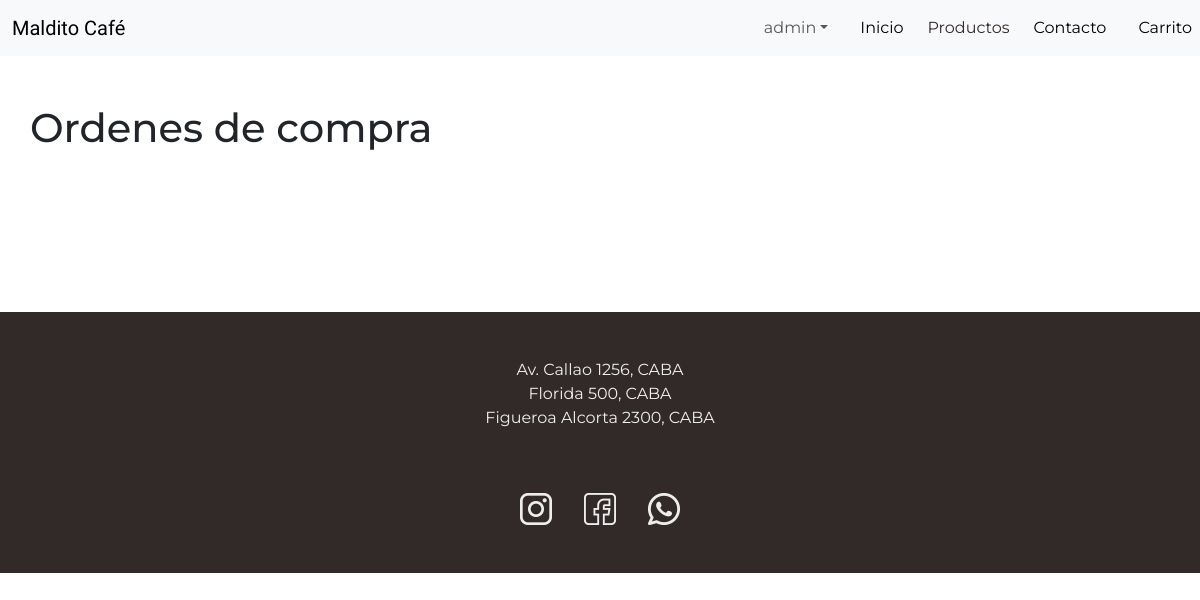
The app's page /index.php?sec=ordenes&userID=15 (signed in), older data.
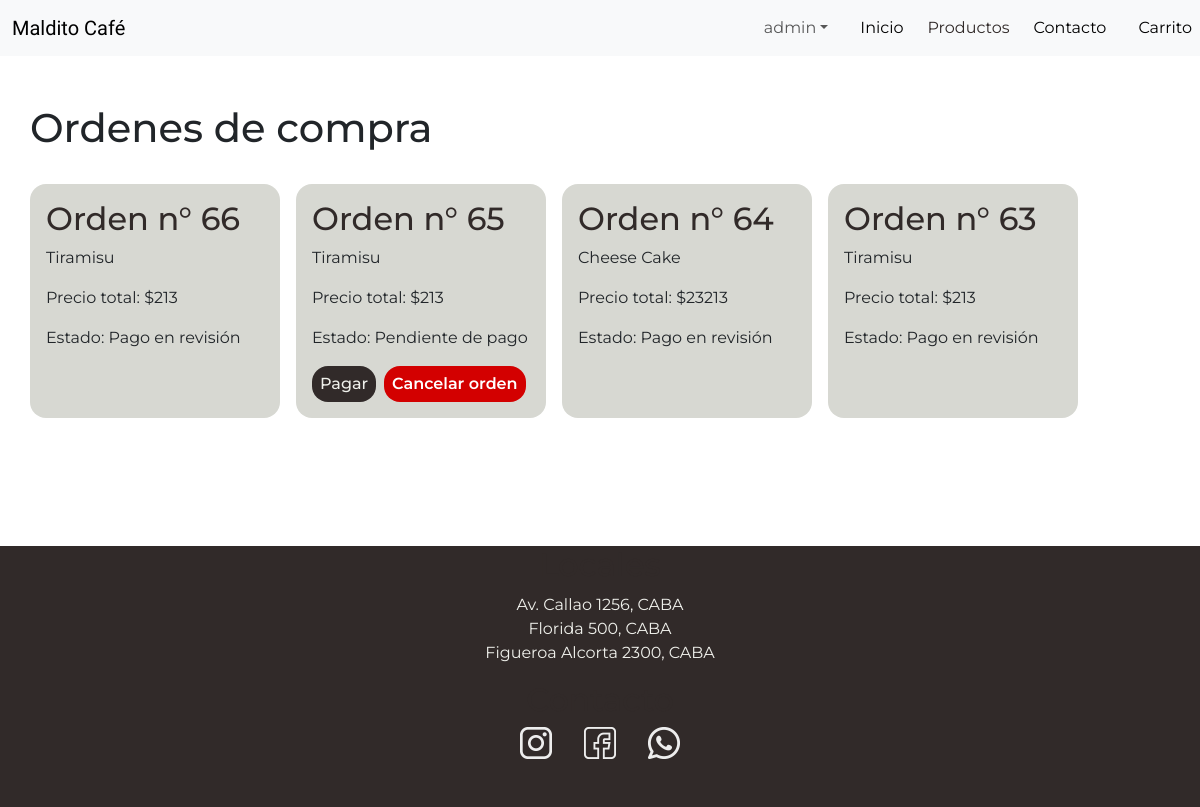
The same page, newer data.
### tables this page shows
CREATE TABLE `ordenes` (
  `orden_id` int(11) UNSIGNED NOT NULL,
  `fk_user_id` int(11) UNSIGNED NOT NULL,
  `precio_total` decimal(10,2) NOT NULL,
  `estado_fk` int(10) UNSIGNED NOT NULL,
  `carrito_fk` int(10) NOT NULL,
  `created_at` timestamp NULL DEFAULT current_timestamp()
);

CREATE TABLE `ordenes_items` (
  `orden_item_id` int(11) NOT NULL,
  `fk_orden_id` int(11) UNSIGNED NOT NULL,
  `fk_producto_id` int(11) UNSIGNED NOT NULL,
  `cantidad` int(11) NOT NULL,
  `precio` decimal(10,2) NOT NULL
);

CREATE TABLE `productos_bar` (
  `id` int(11) UNSIGNED NOT NULL,
  `nombre` varchar(50) NOT NULL,
  `descripcion` mediumtext DEFAULT NULL,
  `imagen` varchar(70) DEFAULT NULL,
  `precio` decimal(10,0) UNSIGNED NOT NULL,
  `stock` int(10) UNSIGNED DEFAULT NULL
);

CREATE TABLE `ordenes_estados` (
  `id` int(10) UNSIGNED NOT NULL,
  `estado` tinytext NOT NULL
);

### clases/conexion.php (called while the page is built, shortened)
<?php
class Conexion {
    private $servername = "localhost";
    private $username = "root";
    private $password = "";
    private $db = "maldito";
    protected $conn;
    public function __construct (){
        try {
            $this->conn = new PDO ("mysql: host=$this->servername;dbname=$this->db", $this->username, $this->password);
            $this->conn->setAttribute(PDO::ATTR_ERRMODE, PDO::ERRMODE_EXCEPTION);
        } catch (PDOException $e){
            echo "Conexión fallida: ". $e->getMessage();
        }
    }
    public function getConn (){
        return $this->conn;
    }
}
?>

### clases/Orden.php (called while the page is built, shortened)
<?php
require_once ('Conexion.php');
class Orden{
    private $conn;
    public function __construct()
    {
        $bd = new Conexion();
        $this->conn = $bd->getConn();
    }
    public function readOrdenes($userID)
    {
        $estado = 4;
        $queryTotal = "SELECT * FROM ordenes WHERE fk_user_id = :userID AND estado_fk != :estado ORDER BY created_at DESC";
        $stmt = $this->conn->prepare($queryTotal);
        $stmt->bindParam(':userID', $userID);
        $stmt->bindParam(':estado', $estado);
        $stmt->execute();
        return $stmt;
    }
    public function getItems($ordenID)
    {
        $query = "SELECT oi.*, p.nombre AS nombre_producto
        FROM ordenes_items oi
        JOIN productos_bar p ON oi.fk_producto_id = p.id
        WHERE oi.fk_orden_id = :ordenID";
        $stmt = $this->conn->prepare($query);
        $stmt->bindParam(':ordenID', $ordenID);
        $stmt->execute();
        return $stmt->fetchAll(PDO::FETCH_ASSOC);
    }
    public function convertirEstado($estado_fk){
        $query = "SELECT * FROM ordenes_estados WHERE id = :estado_fk";
        $stmt = $this->conn->prepare($query);
        $stmt->bindParam(':estado_fk', $estado_fk);
        $stmt->execute();
        $estado = $stmt->fetch(PDO::FETCH_ASSOC);
        return $estado['estado'];
    }
}

### views/ordenes.php (the view)
<section>
    <h1>Ordenes de compra</h1>
    <div id="ordenes">
    <?php
require_once ('clases/Orden.php');
$orden = new Orden ();
$userID = $_GET['userID'];
$ordenes = $orden->readOrdenes($userID)->fetchAll(PDO::FETCH_ASSOC);
foreach ($ordenes as $ordenData){
   $items = $orden->getItems($ordenData['orden_id']);
   $estado_fk = $ordenData['estado_fk'];
    echo '<article class="order">';
        echo '<h2 class="order__title   ">Orden n° '.$ordenData['orden_id'] .' </h2>';
    echo '<ul>';
    foreach($items as $item){
        echo '<li>'. $item['nombre_producto'] .'</li>';
    }
    echo  '</ul>';
    echo '<p><span>Precio total: </span>$'. round($ordenData['precio_total'] ). ' </p>';
    echo '<p><span>Estado: '. $orden->convertirEstado($estado_fk).'</span></p>';
    echo'<div class="order__actions">';
            if($estado_fk !== 3 && $estado_fk !== 2){
                echo '<a class="btn order__btn" href="index.php?sec=pago&ordenID=' . $ordenData['orden_id']. '&userID='. $userID .'">Pagar</a>';
                echo '<a class="btn order__btn order__btn--secondary" href="index.php?sec=orden&ordenID='.$ordenData['orden_id'].'&cancelarOrden">Cancelar orden</a>';
            }
    echo '</div>';
    echo '</article>';
}
?>
    </div>
</section>

Row changes from the older to the newer data that the page shows:
added ordenes: orden_id "66", precio_total "213", estado_fk.estado "Pago en revisión"
added ordenes_items: fk_producto.nombre "Tiramisu", shown under "66"
added ordenes: orden_id "65", precio_total "213", estado_fk.estado "Pendiente de pago"
added ordenes_items: fk_producto.nombre "Tiramisu", shown under "65"
added ordenes: orden_id "64", precio_total "23213", estado_fk.estado "Pago en revisión"
added ordenes_items: fk_producto.nombre "Cheese Cake", shown under "64"
added ordenes: orden_id "63", precio_total "213", estado_fk.estado "Pago en revisión"
added ordenes_items: fk_producto.nombre "Tiramisu", shown under "63"
